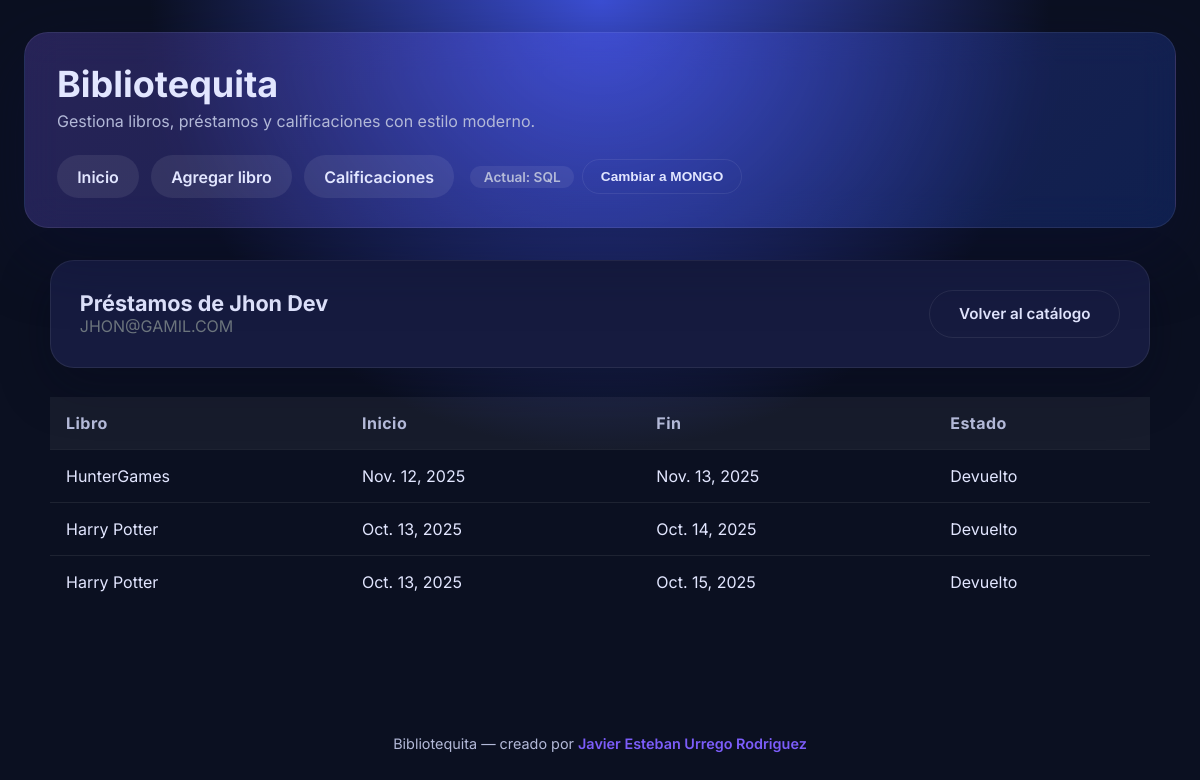
The page /usuarios/1/prestamos/ on the database its author committed.
### library/models.py (models this page shows, shortened)
class LibraryUser(models.Model):
    name = models.CharField(max_length=100)
    email = models.EmailField(unique=True)
    class Meta:
        ordering = ['name']

class Loan(models.Model):
    book = models.ForeignKey(Book, on_delete=models.CASCADE, related_name='loans')
    user = models.ForeignKey(LibraryUser, on_delete=models.CASCADE, related_name='loans')
    start_date = models.DateField()
    end_date = models.DateField()
    returned = models.BooleanField(default=False)
    class Meta:
        ordering = ['-start_date']

class Book(models.Model):
    title = models.CharField(max_length=200)
    year = models.PositiveIntegerField()
    author = models.ForeignKey(Author, on_delete=models.CASCADE, related_name='books')
    class Meta:
        ordering = ['title']

### library/views.py (the view)
# urls.py: path('usuarios/<str:usuario_id>/prestamos/', views.user_loans, name='prestamos_usuario'),
def user_loans(request, usuario_id):
    data_source = get_active_data_source(request)
    user = None
    loans = []
    if data_source == DATA_SOURCE_MONGO:
        try:
            user = mongo_repository.get_user(usuario_id)
            loans = mongo_repository.list_user_loans(usuario_id)
        except MongoUnavailableError as exc:
            data_source = _fallback_to_sql(request, exc)
    if data_source == DATA_SOURCE_SQL:
        user = get_object_or_404(LibraryUser, pk=_parse_sql_id(usuario_id))
        loans = user.loans.select_related('book', 'book__author').all()
    return render(
        request,
        'library/user_loans.html',
        {
            'user': user,
            'loans': loans,
        },
    )

### library/context_processors.py (called while the page is built)
def data_source_meta(request):
    current = get_active_data_source(request)
    alternate = next_data_source(current)
    return {
        'current_data_source': current,
        'alternate_data_source': alternate,
        'DATA_SOURCE_SQL': DATA_SOURCE_SQL,
        'DATA_SOURCE_MONGO': DATA_SOURCE_MONGO,
    }

### library/data_sources.py (called while the page is built)
def get_active_data_source(request) -> str:
    source = request.session.get(SESSION_KEY, DATA_SOURCE_SQL)
    if source not in DATA_SOURCE_CHOICES:
        source = DATA_SOURCE_SQL
    return source

def next_data_source(current: str) -> str:
    return DATA_SOURCE_MONGO if current == DATA_SOURCE_SQL else DATA_SOURCE_SQL

### library/views.py (called while the page is built)
def _parse_sql_id(raw_id):
    if isinstance(raw_id, int):
        return raw_id
    if isinstance(raw_id, str) and raw_id.isdigit():
        return int(raw_id)
    raise Http404('Identificador inválido')

### library/templates/library/user_loans.html (shortened to what this page needs)
{% extends "library/base.html" %}
{% block content %}
<section class="panel">
    <div style="display:flex; justify-content: space-between; flex-wrap: wrap; gap: 1rem;">
        <div>
            <h2 style="margin:0;">Préstamos de {{ user.name }}</h2>
            <p style="margin:0; color:#6c757d;">{{ user.email }}</p>
        </div>
        <a class="button secondary" href="{% url 'lista_libros' %}">Volver al catálogo</a>
    </div>
</section>
{% if loans %}
    <table>
        <thead>
            <tr>
                <th>Libro</th>
                <th>Inicio</th>
                <th>Fin</th>
                <th>Estado</th>
            </tr>
        </thead>
        <tbody>
        {% for loan in loans %}
            <tr>
                <td><a href="{% url 'detalle_libro' libro_id=loan.book.id %}">{{ loan.book.title }}</a></td>
                <td>{{ loan.start_date }}</td>
                <td>{{ loan.end_date }}</td>
                <td>
                    {% if loan.returned %}
                        <span class="status status--available">Devuelto</span>
                    {% else %}
                        <span class="status status--loaned">En préstamo</span>
                    {% endif %}
                </td>
            </tr>
        {% endfor %}
        </tbody>
    </table>
{% else %}
    <section class="panel">
        <p>Este usuario aún no tiene préstamos registrados.</p>
    </section>
{% endif %}
{% endblock %}

### library/templates/library/base.html (style rules this page uses)
:root { color-scheme: light; --bg: #0b1021; --bg-soft: #111633; --accent: #7c5dfa; --accent-strong: #5730c7; --text: #e2e6ff; --text-muted: #b3b9d8; --card: #161b3f; --card-soft: #1f2555; --border: rgba(255,255,255,0.08); --success: #2fd98b; --warning: #ffc857; --error: #ff6b6b; }
* { box-sizing: border-box; }
body { margin: 0; font-family: "Inter", system-ui, -apple-system, BlinkMacSystemFont, "Segoe UI", sans-serif; color: var(--text); background: radial-gradient(circle at top, #3c4fd5, #0b1021 45%); min-height: 100vh; }
a { color: inherit; text-decoration: none; }
.panel { background: var(--card); border-radius: 24px; padding: 1.8rem; border: 1px solid var(--border); box-shadow: 0 18px 50px rgba(5,10,30,0.35); }
.panel h2 { margin-top: 0; font-size: 1.35rem; }
.button, button, input[type="submit"] { cursor: pointer; border: none; border-radius: 999px; padding: 0.85rem 1.8rem; font-weight: 600; font-size: 0.95rem; transition: transform 0.2s ease, box-shadow 0.2s ease; background: var(--accent); color: #fff; display: inline-flex; align-items: center; justify-content: center; gap: 0.5rem; }
.button.secondary { background: transparent; border: 1px solid var(--border); color: var(--text); }
table { width: 100%; border-collapse: collapse; min-width: 560px; }
th, td { padding: 1rem; text-align: left; }
thead { background: rgba(255,255,255,0.05); color: var(--text-muted); font-weight: 600; letter-spacing: 0.03em; }
tbody tr { border-top: 1px solid var(--border); }

### rows shown on the page
LibraryUser: name "Jhon Dev", email "JHON@GAMIL.COM"
Loan: book "HunterGames", start_date "Nov. 12, 2025", end_date "Nov. 13, 2025", returned "Devuelto"
Loan: book "Harry Potter", start_date "Oct. 13, 2025", end_date "Oct. 14, 2025", returned "Devuelto"
Loan: book "Harry Potter", start_date "Oct. 13, 2025", end_date "Oct. 15, 2025", returned "Devuelto"

### other values the page prints
{{ current_data_source|upper }} "SQL"
{{ alternate_data_source|upper }} "MONGO"
